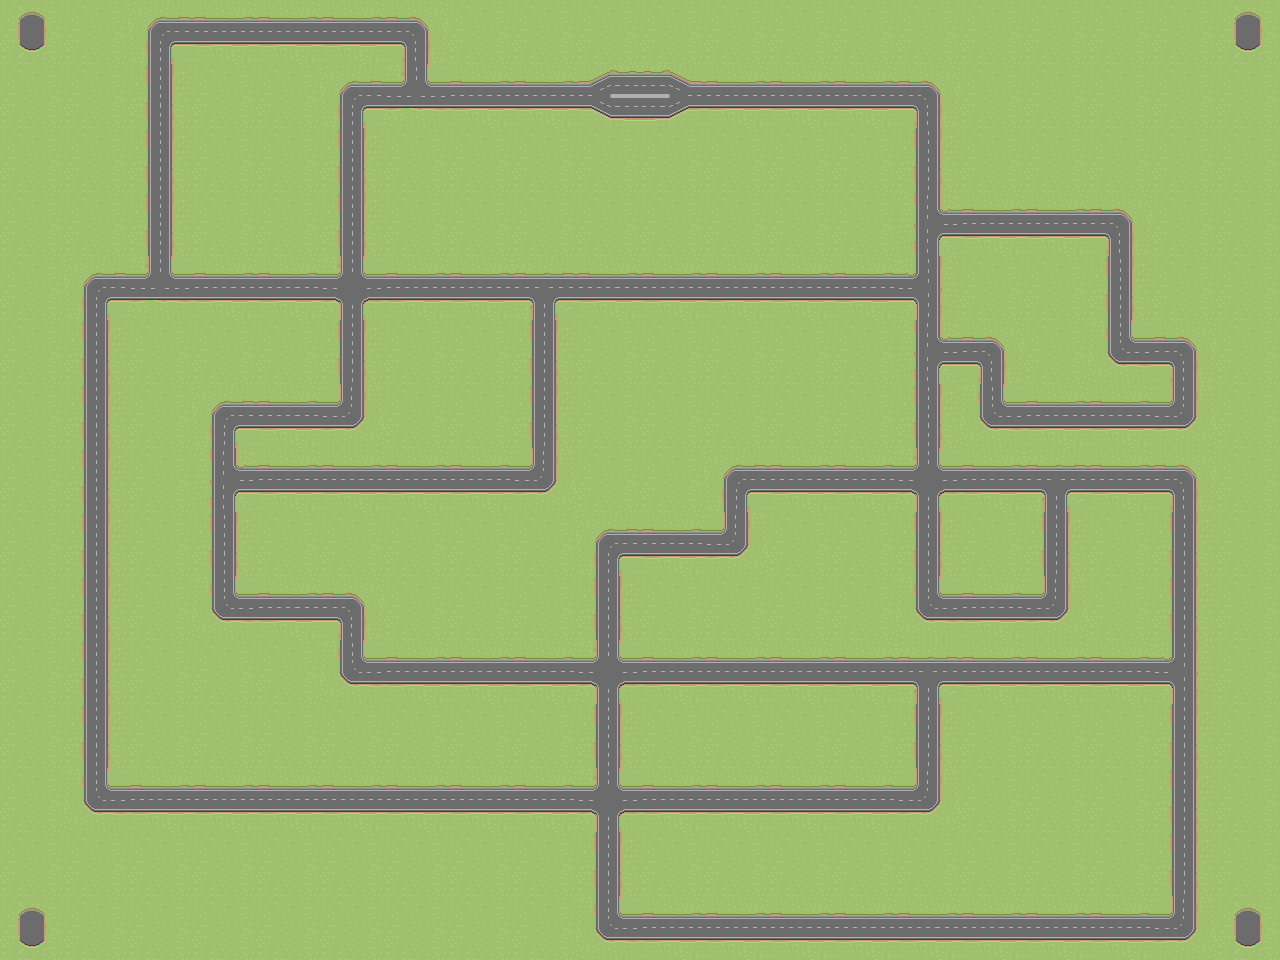

A 2D game scene composited from a Tiled map and its tileset images. What follows is a short description and the map's XML, with every tile layer's data as written:
An orthogonal 20x15 tile map with 64x64 px tiles, 1 tile layer (track).

<map version="1.9" tiledversion="1.9.2" orientation="orthogonal" renderorder="right-down" width="20" height="15" tilewidth="64" tileheight="64" infinite="0" nextlayerid="2" nextobjectid="1">
 <editorsettings>
  <export target="map.json" format="json" />
 </editorsettings>
 <tileset firstgid="1" name="roads" tilewidth="64" tileheight="64" tilecount="24" columns="8">
  <image source="roads.png" width="512" height="192" />
 </tileset>
 <layer id="1" name="track" width="20" height="15">
  <data encoding="csv">
18,19,9,3,3,3,10,19,19,19,19,19,19,19,19,19,19,19,19,18,
19,19,4,19,19,9,13,3,3,1,2,3,3,3,10,19,19,19,19,19,
19,19,4,19,19,4,19,19,19,19,19,19,19,19,4,19,19,19,19,19,
19,19,4,19,19,4,19,19,19,19,19,19,19,20,16,3,3,10,19,19,
19,9,13,3,3,17,3,3,14,3,3,3,3,3,15,19,19,4,19,19,
19,4,19,19,19,4,19,19,4,19,19,19,19,19,16,10,19,12,10,19,
19,4,19,9,3,11,19,19,4,19,19,19,19,19,4,12,3,3,11,19,
19,4,19,16,3,3,3,3,11,19,19,9,3,3,17,3,14,3,10,19,
19,4,19,4,19,19,19,19,19,9,3,11,19,19,4,19,4,19,4,19,
19,4,19,12,3,10,19,19,19,4,19,19,19,19,12,3,11,19,4,19,
19,4,19,19,19,12,3,3,3,17,3,3,3,3,14,3,3,3,15,19,
19,4,19,19,19,19,19,19,19,4,19,19,19,19,4,19,19,19,4,19,
19,12,3,3,3,3,3,3,3,17,3,3,3,3,11,19,19,19,4,19,
19,19,19,19,19,19,19,19,19,4,19,19,19,19,19,19,19,19,4,19,
18,19,19,19,19,19,19,19,19,12,3,3,3,3,3,3,3,3,11,18
</data>
 </layer>
</map>